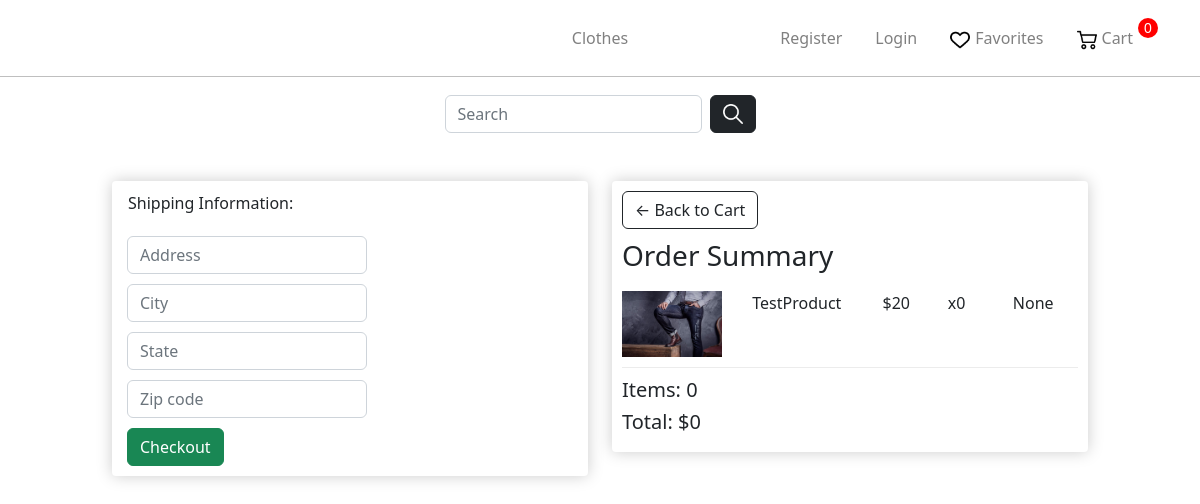
Page /landing/3/ on the earlier database version.
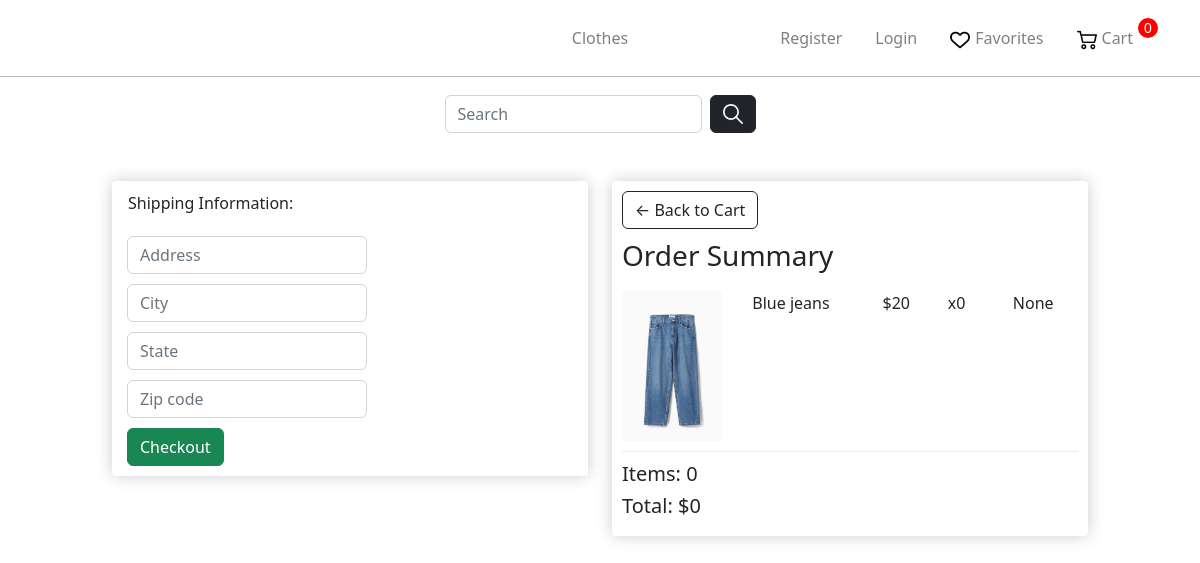
Same page on the later database version.
### store/models.py (models this page shows, shortened)
class OrderProduct(models.Model):
    user = models.ForeignKey('User', on_delete=models.CASCADE)
    product = models.ForeignKey('Product', on_delete=models.PROTECT)
    quantity = models.IntegerField(default=1)
    ordered = models.BooleanField(default=False)
    size = models.ForeignKey('Size',on_delete=models.SET_NULL, null=True )
    def get_total_product_price(self):
        return self.quantity * self.product.price

class Product(models.Model):
    AVAILABILITY =(
        ('Y', 'В наличии'),
        ('N', 'Нет в наличии'),
    )
    name = models.CharField(max_length=255)
    slug = models.SlugField(max_length=255, unique=True, db_index=True)
    description = models.TextField(blank=True)
    discount = models.BooleanField(default=False)
    price = models.IntegerField()
    price_discount = models.IntegerField(blank=True)
    photo = models.ImageField(upload_to="photos")
    size = models.CharField(max_length=255)
    availability = models.CharField(max_length=1,choices = AVAILABILITY,default = '')
    cat = models.ForeignKey('Category', on_delete=models.PROTECT)
    gender = models.ForeignKey('Gender', on_delete=models.PROTECT)
    sizes = models.ManyToManyField('Size')

### store/views.py (the view)
# urls.py: path('landing/<int:order_id>/',views.ProductLandingPageView.as_view(),name = 'landing'),
class ProductLandingPageView(TemplateView):
    template_name = "store/checkout.html"
    def get_context_data(self, **kwargs):
        order_id = self.kwargs["order_id"]
        order = Order.objects.get(pk=order_id)
        context = super(ProductLandingPageView, self).get_context_data(**kwargs)
        context.update({
            "order": order,
            "STRIPE_PUBLIC_KEY": settings.STRIPE_PUBLIC_KEY,
        })
        context.update(csrf(self.request))
        return context

### store/models.py (called while the page is built)
    def get_total(self):
        total = 0
        for order_item in self.products.all():
            total += order_item.get_total_product_price()
        return total

    def get_total_quantity(self):
        quantity = 0
        for order_item in self.products.all():
            quantity += order_item.quantity
        return quantity

### store/templates/store/checkout.html (shortened to what this page needs)
{% extends 'store/layout.html' %}
{% load static %}
{% block content %}
    <link rel="stylesheet" href="{% static 'store/css/CategoriesCartCheckout.css' %}">
     <div class="row">
		<div class="col-lg-5" style="height: 317px">
			<div class="box-element" id="form-wrapper">
				<form id="form">
					<div id="shipping-info">
						<p style="margin-left: 6px;">Shipping Information:</p>
						<div class="form-field">
							<input class="form-control" type="text" name="address" placeholder="Address">
						</div>
						<div class="form-field">
							<input class="form-control" type="text" name="city" placeholder="City">
						</div>
						<div class="form-field">
							<input class="form-control" type="text" name="state" placeholder="State">
						</div>
						<div class="form-field">
							<input class="form-control" type="text" name="zipcode" placeholder="Zip code">
						</div>
					</div>
					<button class="btn btn-success btn-block" type="button" id="checkout-button" style="margin-left: 5px; margin-top: 5px;">Checkout</button>
				</form>
			</div>
			<br>
		</div>
		<div class="col-lg-5" style="height: 317px">
			<div class="box-element">
				<a  class="btn btn-outline-dark" href="{% url 'cart' %}">&#x2190; Back to Cart</a>
				<h3 style="margin-top: 10px; margin-bottom: 18px;">Order Summary</h3>
				{%for orderproduct in order.products.all%}
				<div class="cart-row">
					<div style="flex:2"><img class="row-image" src="{{orderproduct.product.photo.url}}"></div>
					<div style="flex:2">{{orderproduct.product.name}}</div>
					<div style="flex:1"><p>${{orderproduct.product.price}}</p></div>
					<div style="flex:1"><p>x{{orderproduct.quantity}}</p></div>
					<div style="flex:1"><p>{{orderproduct.size}}</p></div>
				</div>
				{%endfor%}
                <h5>Items:   {{order.get_total_quantity}}</h5>
				<h5>Total:   ${{order.get_total}}</h5>
			</div>
		</div>
	</div>
{% endblock %}

Differences in the rows shown:
changed through a linked row, OrderProduct "None": product.photo: a different picture; product.name "TestProduct" → "Blue jeans"
